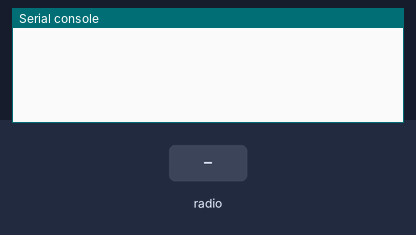
This program was run on a simulated ESP32 board running MicroPython. Parts: the last lines printed to the serial console. The test bench sets the inputs (shaded band). At 4.3 s the program stops and its outputs stay as they are.

Above: at 1.2 s.
1.3 s: radio message "dht sender mac" arrives
At 2.3 s:
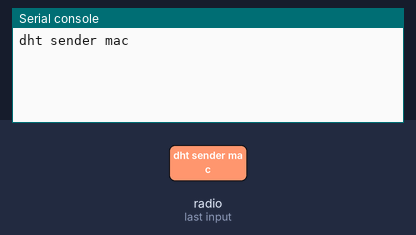
2.8 s: radio message "ldr sender mac" arrives
At 3.5 s:
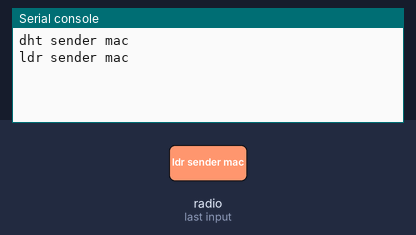
4.3 s: radio message "end" arrives
At 4.6 s:
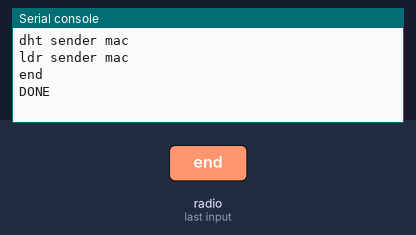

The program:

sensors_receiver.py
```python
import network
import espnow

# A WLAN interface must be active to send()/recv()
sta = network.WLAN(network.STA_IF)
sta.active(True)

e = espnow.ESPNow()
e.active(True)

while True:
    host, msg = e.recv()
    if msg:             # msg == None if timeout in recv()
        print(msg.decode())
        if msg == b'end':
            print('DONE')
            break
        elif host == b'dht sender mac':
            print('Temperature: {}'.format(msg.decode()))
        elif host == b'ldr sender mac':
            print('Luminosity: {}'.format(msg.decode()))
        elif host == b'hygrometer sender mac':
            print('Hygrometry: {}'.format(msg.decode()))
```

Measured:
- after the input at 1.3 s, the serial console: prints a new line at once (image 1)
- after the input at 2.8 s, the serial console: prints a new line at once (image 2)
- after the input at 4.3 s, the serial console: prints a new line at once (image 3)
